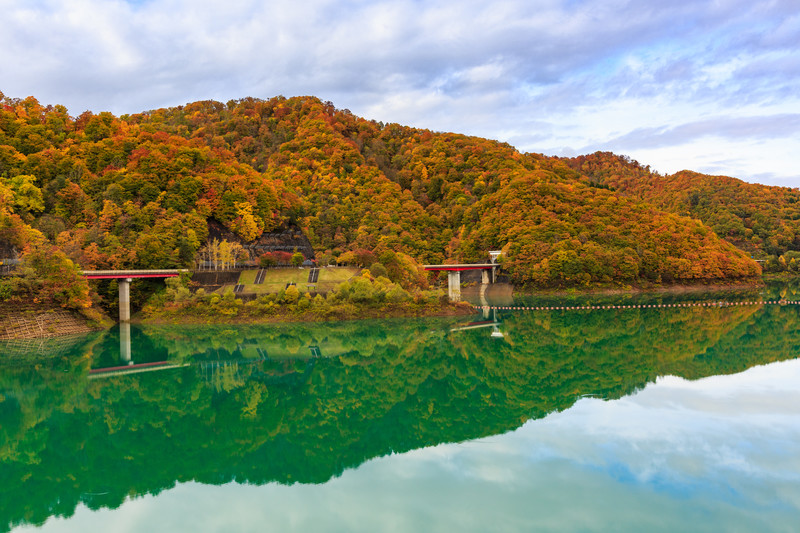
#> input picture project/uploaded_files/api_v1/images/2961ad91ed20181006104052221285.jpg, 800 x 533 px, found by its file name
$ python -i sobel.py   (imports and definitions only)   (older library calls are emulated)
#> lines starting #> are read from the running program, lines starting #| are printed output that depends on the picture
import cv2
import os

# base dir
# BASE_DIR = "/home/ubuntu/workspace/project/uploaded_files/api_v1/images/"
BASE_DIR = os.path.dirname(os.path.dirname(os.path.dirname(os.path.abspath(__file__))))
BASE_DIR = os.path.join(BASE_DIR, 'uploaded_files/api_v1/images/')

def Sobel(image_name):
    # 画像を読み込む
    img = cv2.imread(os.path.join(BASE_DIR, image_name))
#> img is the input picture: shape (533, 800, 3); mean B, G, R 112.2, 139, 127.6

    # グレースケールに変換
    gray = cv2.cvtColor(img, cv2.COLOR_RGB2GRAY)
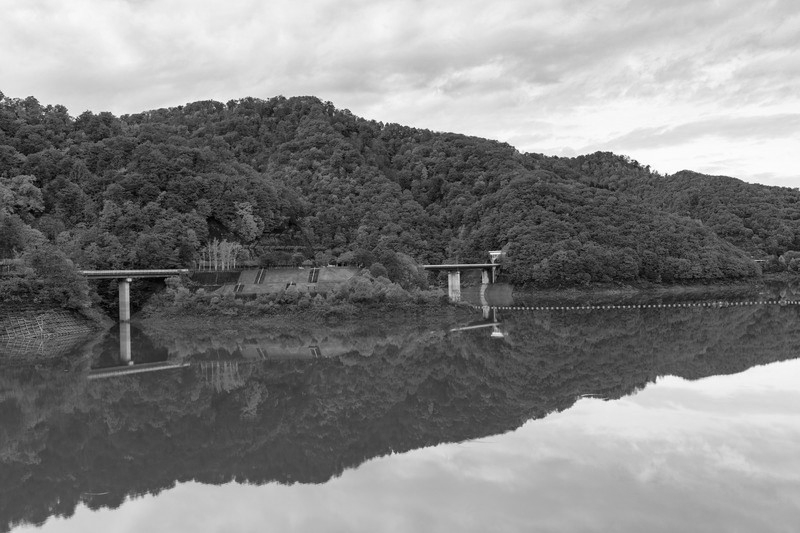
#> gray: shape (533, 800); min 0, max 255, mean 129.7

    # sobelフィルタでx方向のエッジ検出
    sobel_x = cv2.Sobel(gray, cv2.CV_32F, 1, 0)
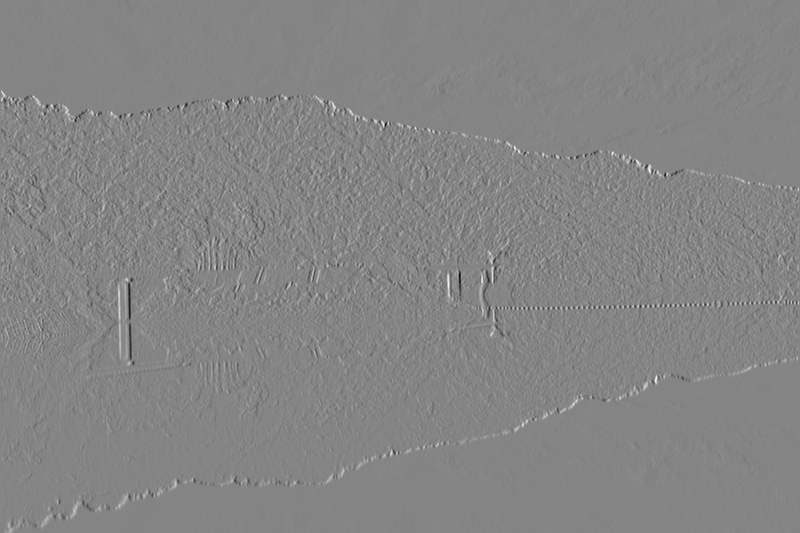
#> sobel_x: shape (533, 800) float32; min -713, max 655, mean 0.7; drawn with min black and max white
    # sobelフィルタでy方向のエッジ検出
    sobel_y = cv2.Sobel(gray, cv2.CV_32F, 0, 1)
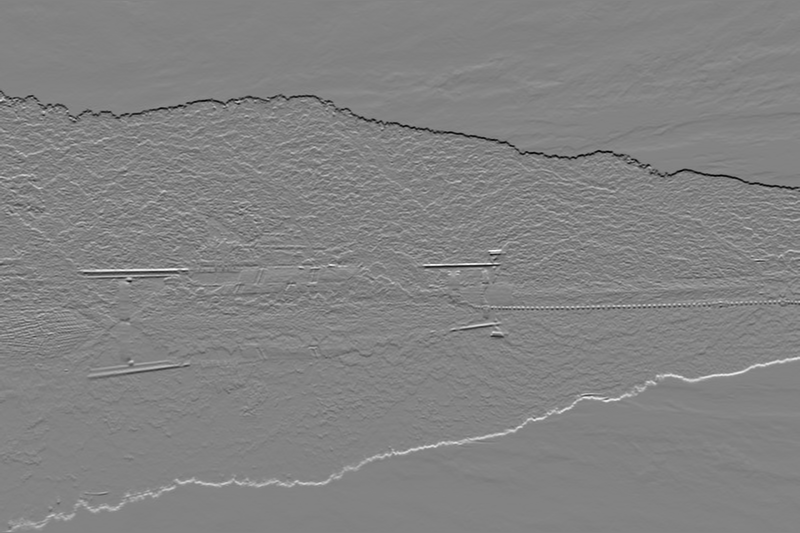
#> sobel_y: shape (533, 800) float32; min -703, max 665, mean -0.7; drawn with min black and max white

    # 8ビット符号なし整数変換
    abs_sobel_x = cv2.convertScaleAbs(sobel_x)
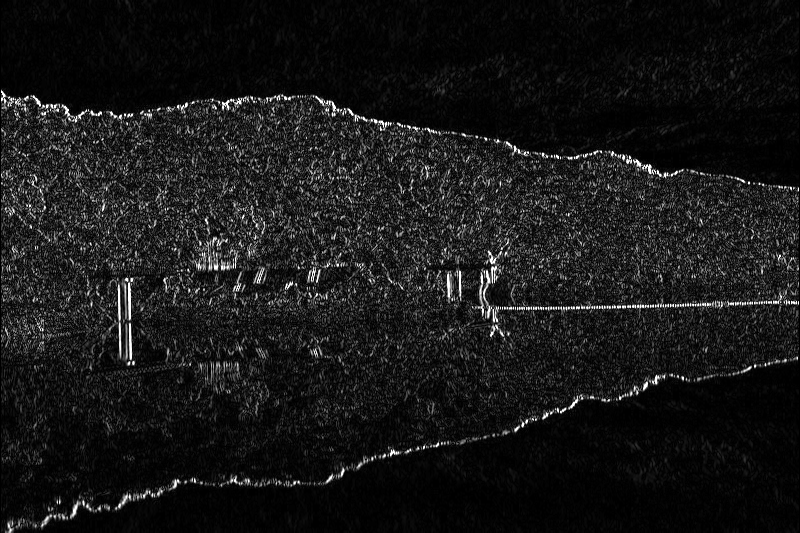
#> abs_sobel_x: shape (533, 800); min 0, max 255, mean 23.7
    abs_sobel_y = cv2.convertScaleAbs(sobel_y)
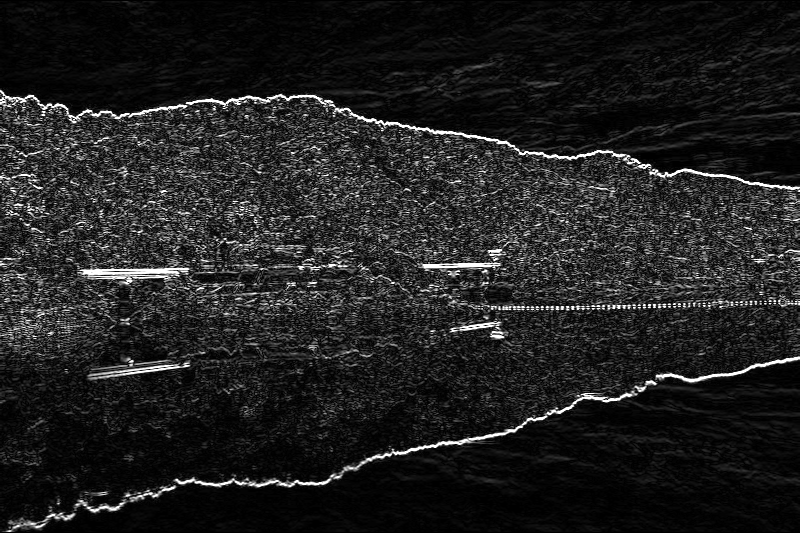
#> abs_sobel_y: shape (533, 800); min 0, max 255, mean 32.5

    # 重み付き和
    sobel_edge = cv2.addWeighted(abs_sobel_x, 0.5, abs_sobel_y, 0.5, 0)
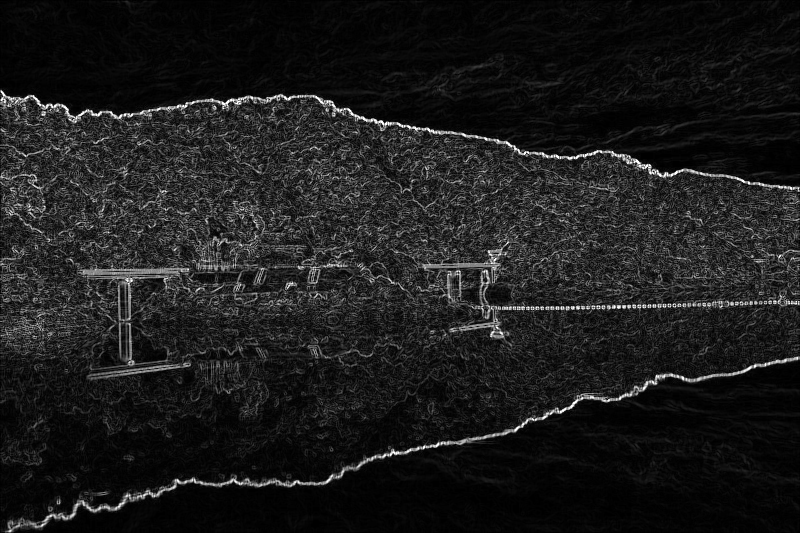
#> sobel_edge: shape (533, 800); min 0, max 255, mean 28.1

    # 保存
    cv2.imwrite(os.path.join(BASE_DIR, image_name), sobel_edge)

>>> result = Sobel('../../uploaded_files/api_v1/images/2961ad91ed20181006104052221285.jpg')

$ run again, on project/uploaded_files/api_v1/images/2961ad91ed20181007014018130010.jpg
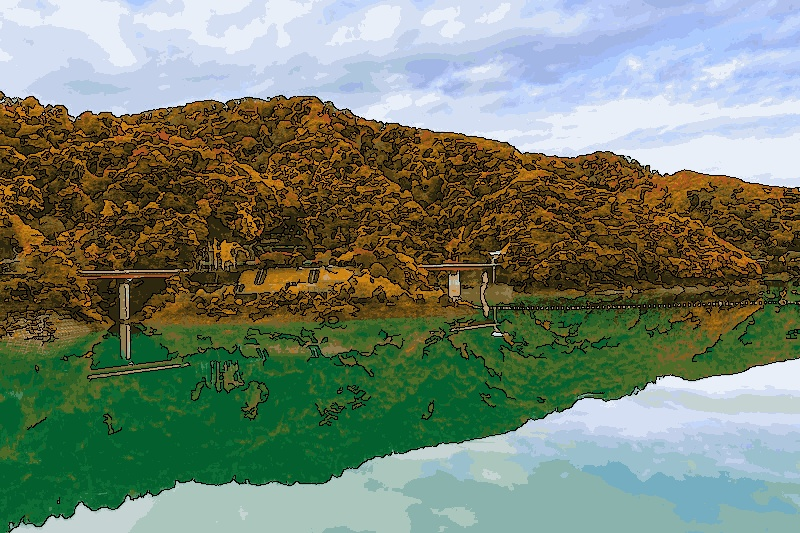
#> input picture project/uploaded_files/api_v1/images/2961ad91ed20181007014018130010.jpg, 800 x 533 px, found by its file name
#> in Sobel, img is the input picture: shape (533, 800, 3); mean B, G, R 111.9, 130.3, 116.7
#> in Sobel, `sobel_y = cv2.Sobel(gray, cv2.CV_32F, 0, 1)`:
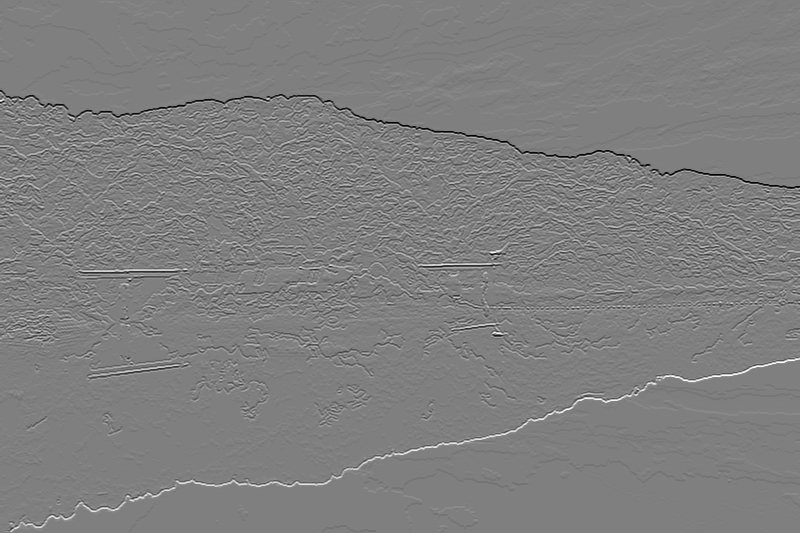
#> sobel_y: shape (533, 800) float32; min -967, max 966, mean -0.6; drawn with min black and max white
#> in Sobel, `sobel_edge = cv2.addWeighted(abs_sobel_x, 0.5, abs_sobel_y, 0.5, 0)`:
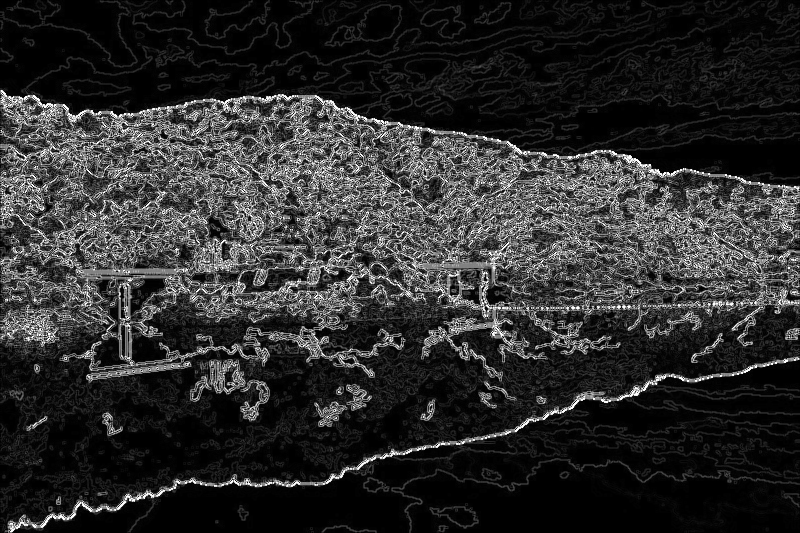
#> sobel_edge: shape (533, 800); min 0, max 255, mean 45.3
